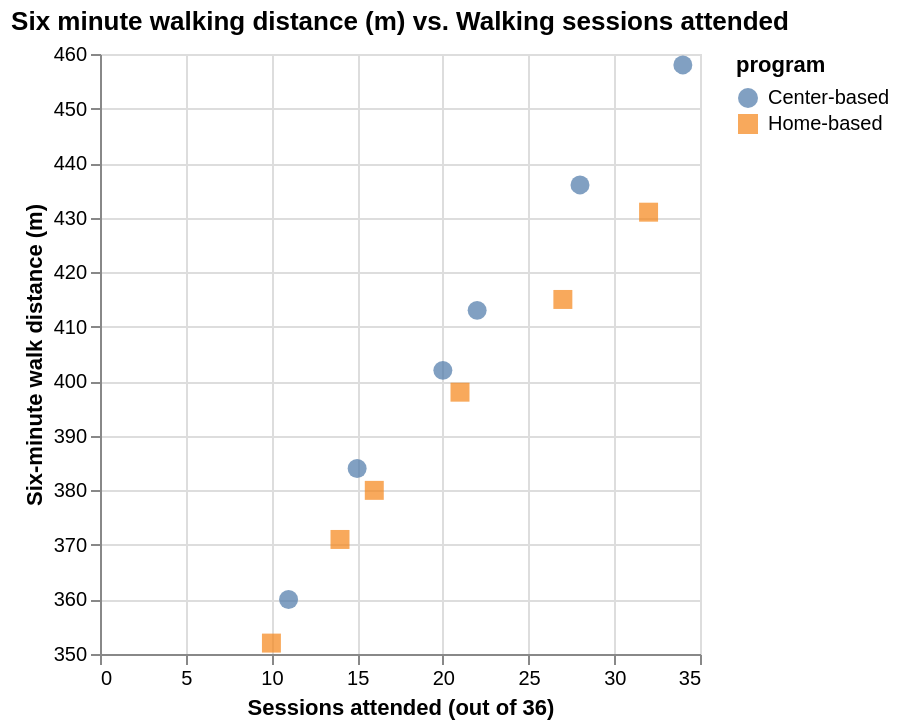

Notebook cell for this chart:
### Markdown cell above
## Task 1: Explore the rehab patients with Altair

### 1.1 Load the patients and build the scatter plot

> **Checkpoint: `output/exploratory_spec.json`**
> A Vega-Lite specification with a `point` mark, `x`, `y`, `color`, and `shape` encodings, and the twelve patients embedded.

### Code cell
patients = pd.read_csv(PATIENTS_PATH)  # TODO: read PATIENTS_PATH with pd.read_csv

# TODO: print the shape and the dtypes of patients
print(patients.shape)
print(patients.dtypes)

# TODO: the Altair scatter plot README Task 1.1 describes
exploratory_chart = alt.Chart(patients).mark_point(filled=True, size=90).encode(
    x = alt.X('sessions_attended:Q', title='Sessions attended (out of 36)'),
    y = alt.X('walk_distance_m:Q', title='Six-minute walk distance (m)', scale=alt.Scale(zero=False)),
    color = alt.Color("program:N"),
    shape = alt.Shape("program:N"),
    tooltip = ['sessions_attended:Q', 'walk_distance_n:Q', 'program:N']
).properties(title='Six minute walking distance (m) vs. Walking sessions attended')  

# TODO: save exploratory_chart to EXPLORATORY_SPEC_PATH with .save()

exploratory_chart.save(EXPLORATORY_SPEC_PATH)
display(exploratory_chart)
display(patients)

### Figure 1 — Vega-Lite specification as saved in the notebook (floating-point values rounded to 4 significant figures)
{"config": {"view": {"continuousWidth": 300, "continuousHeight": 300}}, "data": {"name": "data-c8aa350521c33b7072b39293a7897d72"}, "mark": {"type": "point", "filled": true, "size": 90}, "encoding": {"color": {"field": "program", "type": "nominal"}, "shape": {"field": "program", "type": "nominal"}, "tooltip": [{"field": "sessions_attended", "type": "quantitative"}, {"field": "walk_distance_n", "type": "quantitative"}, {"field": "program", "type": "nominal"}], "x": {"field": "sessions_attended", "title": "Sessions attended (out of 36)", "type": "quantitative"}, "y": {"field": "walk_distance_m", "scale": {"zero": false}, "title": "Six-minute walk distance (m)", "type": "quantitative"}}, "title": "Six minute walking distance (m) vs. Walking sessions attended", "$schema": "https://vega.github.io/schema/vega-lite/v5.20.1.json", "datasets": {"data-c8aa350521c33b7072b39293a7897d72": [{"patient_id": "R01", "program": "Home-based", "sessions_attended": 14, "walk_distance_m": 371}, {"patient_id": "R02", "program": "Center-based", "sessions_attended": 20, "walk_distance_m": 402}, {"patient_id": "R03", "program": "Home-based", "sessions_attended": 32, "walk_distance_m": 431}, {"patient_id": "R04", "program": "Center-based", "sessions_attended": 11, "walk_distance_m": 360}, {"patient_id": "R05", "program": "Center-based", "sessions_attended": 28, "walk_distance_m": 436}, {"patient_id": "R06", "program": "Home-based", "sessions_attended": 10, "walk_distance_m": 352}, {"patient_id": "R07", "program": "Home-based", "sessions_attended": 21, "walk_distance_m": 398}, {"patient_id": "R08", "program": "Center-based", "sessions_attended": 34, "walk_distance_m": 458}, {"patient_id": "R09", "program": "Home-based", "sessions_attended": 16, "walk_distance_m": 380}, {"patient_id": "R10", "program": "Center-based", "sessions_attended": 15, "walk_distance_m": 384}, {"patient_id": "R11", "program": "Home-based", "sessions_attended": 27, "walk_distance_m": 415}, {"patient_id": "R12", "program": "Center-based", "sessions_attended": 22, "walk_distance_m": 413}]}}
